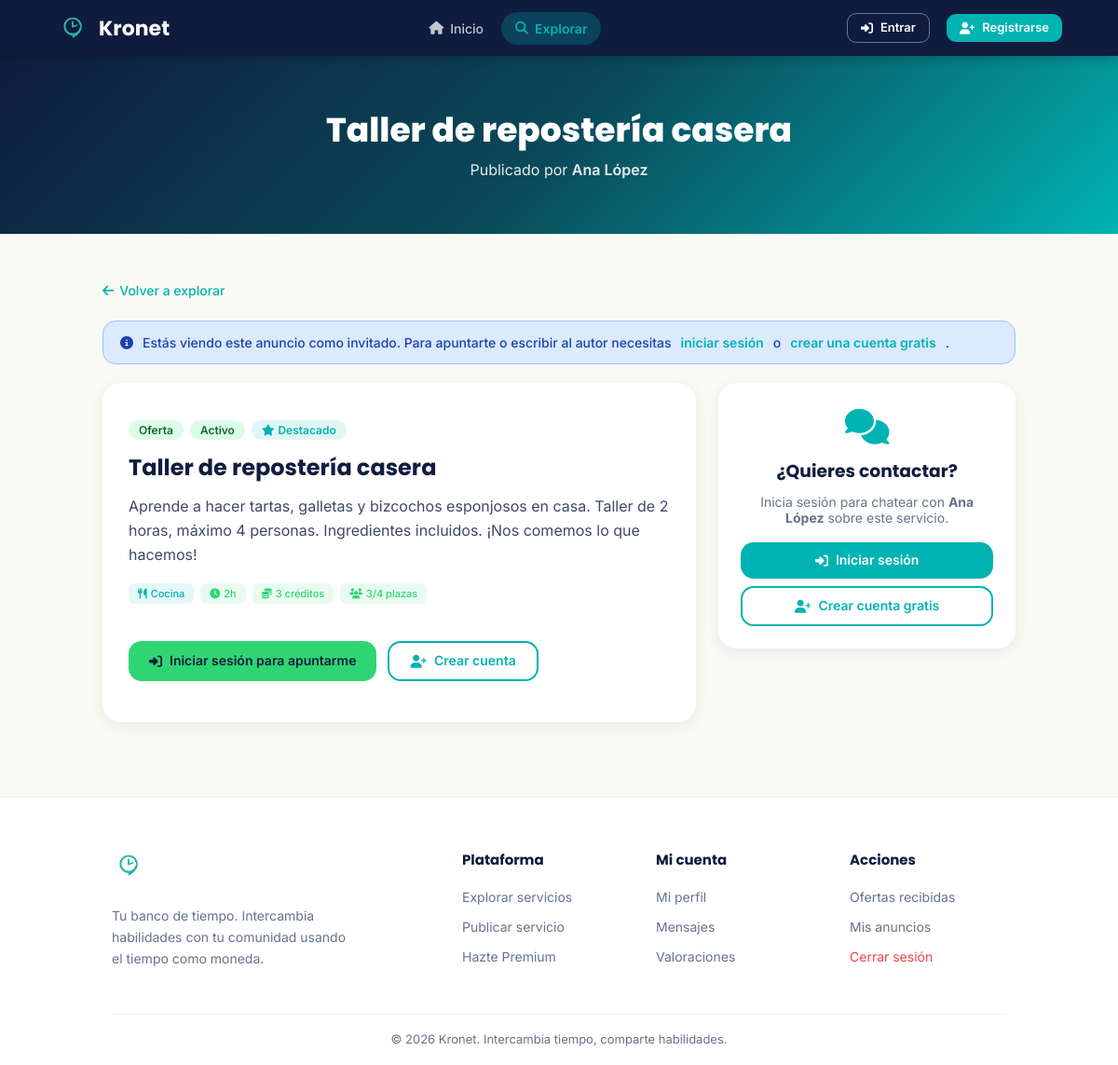
Page /public/anuncios/9 on the committed database.
### tables this page shows
CREATE TABLE anuncios (
    id_anuncio          INT AUTO_INCREMENT PRIMARY KEY,
    id_usuario          INT                     NOT NULL,
    titulo              VARCHAR(255)            NOT NULL,
    descripcion         TEXT,
    tipo_anuncio        VARCHAR(50),                                    
    categoria           VARCHAR(100),
    duracion_estimada   INT                     DEFAULT 1,              
    precio_creditos     INT                     DEFAULT 1,              
    plazas_totales      INT                     DEFAULT 1,              
    plazas_ocupadas     INT                     DEFAULT 0,              
    fecha_publicacion   DATETIME                DEFAULT CURRENT_TIMESTAMP,
    estado              VARCHAR(50)             DEFAULT 'activo',       
    destacado           TINYINT(1)              DEFAULT 0,
    destacado_hasta     DATETIME                DEFAULT NULL,
    imagen              VARCHAR(255)            DEFAULT NULL,

    FOREIGN KEY (id_usuario) REFERENCES usuarios(id_usuario)
        ON DELETE CASCADE
);

CREATE TABLE usuarios (
    id_usuario          INT AUTO_INCREMENT PRIMARY KEY,
    nombre              VARCHAR(100)            NOT NULL,
    email               VARCHAR(150) UNIQUE     NOT NULL,
    contrasenia_hash    VARCHAR(255)            NOT NULL,
    descripcion         TEXT,
    tipo_usuario        VARCHAR(50)             DEFAULT 'registrado',   
    fecha_registro      DATETIME                DEFAULT CURRENT_TIMESTAMP,
    saldo_monedas       INT                     DEFAULT 5,              
    estado_cuenta       VARCHAR(50)             DEFAULT 'activa'        
);

### app/controllers/AnuncioController.php (called while the page is built, shortened)
<?php
require_once __DIR__ . '/../models/Anuncio.php';
require_once __DIR__ . '/../helpers/Categorias.php';
class AnuncioController {
    public function showFicha($id) {
        $anuncio = Anuncio::findByIdConUsuario($id);
        require __DIR__ . '/../views/anuncios/ficha.php';
    }
}

### public/index.php (called while the page is built, shortened)
<?php
    require_once __DIR__ . '/../routes/web.php';
?>

### app/models/Anuncio.php (called while the page is built, shortened)
<?php
require_once __DIR__ . '/../../config/conexion_db.php';
class Anuncio {
    public static function findByIdConUsuario($id) {
        global $pdo;
        $stmt = $pdo->prepare("
            SELECT a.*, u.nombre AS nombre_usuario
            FROM anuncios a
            JOIN usuarios u ON a.id_usuario = u.id_usuario
            WHERE a.id_anuncio = ?
        ");
        $stmt->execute([$id]);
        return $stmt->fetch(PDO::FETCH_ASSOC);
    }
}

### app/helpers/Categorias.php (called while the page is built, shortened)
<?php
class Categorias {
    public static function nombre($slug) {
        return self::LISTA[$slug]['nombre'] ?? ucfirst($slug);
    }
    public static function icono($slug) {
        return self::LISTA[$slug]['icono'] ?? 'fas fa-folder';
    }
}

### app/views/anuncios/ficha.php (the view, shortened to what this page needs)
<?php
require __DIR__ . '/../partials/head.php';
require __DIR__ . '/../partials/navbar.php';
require_once __DIR__ . '/../../helpers/Categorias.php';
$catSlug   = $anuncio['categoria'];
$catNombre = Categorias::nombre($catSlug);
$catIcon   = Categorias::icono($catSlug);
$miId     = $_SESSION['id_usuario'] ?? 0;
$anonimo  = !$miId;
?>
<section class="hero-section hero-compact">
    <h1><?= htmlspecialchars($anuncio['titulo']) ?></h1>
    <p>
        Publicado por
        <?php if ($anonimo): ?>
            <span style="color:white; font-weight:600;"><?= htmlspecialchars($anuncio['nombre_usuario']) ?></span>
        <?php else: ?>
            <a href="/kronet/public/perfil/<?= $anuncio['id_usuario'] ?>" style="color:white; text-decoration:underline;">
                <?= htmlspecialchars($anuncio['nombre_usuario']) ?>
            </a>
        <?php endif; ?>
    </p>
</section>
<div class="page-wrap">
    <a class="back-link" href="/kronet/public/anuncios/buscar"><i class="fas fa-arrow-left"></i> Volver a explorar</a>
    <?php if ($anonimo): ?>
        <div class="flash flash-info">
            <i class="fas fa-info-circle"></i>
            Estás viendo este anuncio como invitado. Para apuntarte o escribir al autor necesitas
            <a href="/kronet/public/login" style="font-weight:600;">iniciar sesión</a> o
            <a href="/kronet/public/register" style="font-weight:600;">crear una cuenta gratis</a>.
        </div>
    <?php endif; ?>
    <div style="display:grid; grid-template-columns: 2fr 1fr; gap:24px; align-items:start;" class="ficha-grid">
        <div class="card">
            <div class="tags-row">
                <span class="badge <?= $anuncio['tipo_anuncio'] === 'oferta' ? 'badge-oferta' : 'badge-demanda' ?>">
                    <?= ucfirst($anuncio['tipo_anuncio']) ?>
                </span>
                <span class="badge badge-<?= $anuncio['estado'] ?>"><?= ucfirst($anuncio['estado']) ?></span>
                <?php if ($anuncio['destacado']): ?>
                    <span class="badge badge-destacado"><i class="fas fa-star"></i> Destacado</span>
                <?php endif; ?>
            </div>
            <h2 style="margin-bottom:12px;"><?= htmlspecialchars($anuncio['titulo']) ?></h2>
            <p style="line-height:1.6; color:rgba(15,28,63,0.8); white-space:pre-wrap; overflow-wrap:break-word; word-break:break-word;"><?= htmlspecialchars($anuncio['descripcion']) ?></p>
            <div class="tags-row" style="margin-top:18px;">
                <span class="tag tag-cat"><i class="<?= $catIcon ?>"></i> <?= htmlspecialchars($catNombre) ?></span>
                <span class="tag"><i class="fas fa-clock"></i> <?= (int)$anuncio['duracion_estimada'] ?>h</span>
                <span class="tag"><i class="fas fa-coins"></i> <?= (int)$anuncio['precio_creditos'] ?> créditos</span>
                <span class="tag"><i class="fas fa-users"></i> <?= (int)$anuncio['plazas_ocupadas'] ?>/<?= (int)$anuncio['plazas_totales'] ?> plazas</span>
            </div>
            <?php if ($anonimo): ?>
                <div class="action-strip" style="margin-top:24px; flex-direction:row;">
                    <a href="/kronet/public/login" class="btn btn-primary">
                        <i class="fas fa-sign-in-alt"></i> Iniciar sesión para apuntarme
                    </a>
                    <a href="/kronet/public/register" class="btn btn-outline">
                        <i class="fas fa-user-plus"></i> Crear cuenta
                    </a>
                </div>
            <?php endif; ?>
        </div>
        <div class="card" style="padding:0; overflow:hidden;">
            <?php if ($anonimo): ?>
                <div style="padding:24px; text-align:center;">
                    <div style="font-size:38px; color:var(--azul-verdoso); margin-bottom:10px;">
                        <i class="fas fa-comments"></i>
                    </div>
                    <h3 style="margin-bottom:10px;">¿Quieres contactar?</h3>
                    <p style="font-size:14px; color:var(--gris-texto); margin-bottom:18px;">
                        Inicia sesión para chatear con <strong><?= htmlspecialchars($anuncio['nombre_usuario']) ?></strong>
                        sobre este servicio.
                    </p>
                    <a href="/kronet/public/login" class="btn btn-secondary btn-block">
                        <i class="fas fa-sign-in-alt"></i> Iniciar sesión
                    </a>
                    <a href="/kronet/public/register" class="btn btn-outline btn-block" style="margin-top:8px;">
                        <i class="fas fa-user-plus"></i> Crear cuenta gratis
                    </a>
                </div>
            <?php endif; ?>
        </div>
    </div>
</div>
<?php require __DIR__ . '/../partials/footer.php'; ?>

### public/assets/css/kronet.css (style rules this page uses)
:root { --azul-profundo: #0F1C3F; --azul-medio: #0a4a5a; --azul-verdoso: #00B3B3; --verde-azulado: #2ED573; --blanco-marfil: #FAFAF5; --gris-suave: #BFC5D2; --gris-claro: #E2E8F0; --gris-texto: #64748b; --gradiente-kronet: linear-gradient(135deg, var(--azul-profundo), var(--azul-verdoso)); --gradiente-hero: linear-gradient(135deg, #0F1C3F 0%, #0a4a5a 50%, #00B3B3 100%); --sombra: 0 4px 15px rgba(15, 28, 63, 0.08); --sombra-media: 0 8px 25px rgba(15, 28, 63, 0.12); --radio: 14px; --radio-lg: 20px; }
*, *::before, *::after { margin: 0; padding: 0; box-sizing: border-box; }
html { scroll-behavior: smooth; }
body { font-family: 'Inter', sans-serif; background-color: var(--blanco-marfil); color: var(--azul-profundo); font-size: 16px; min-height: 100vh; display: flex; flex-direction: column; }
a { color: var(--azul-verdoso); text-decoration: none; transition: opacity 0.2s; }
h1, h2, h3, h4, h5, .logo-text { font-family: 'Poppins', sans-serif; font-weight: 700; color: var(--azul-profundo); }
.hero-section { background: var(--gradiente-hero); color: white; padding: 100px 5% 90px; text-align: center; }
.hero-section.hero-compact { padding: 60px 5% 55px; }
.hero-section h1 { font-size: 52px; color: white; margin-bottom: 18px; line-height: 1.12; font-weight: 800; }
.hero-section.hero-compact h1 { font-size: 36px; margin-bottom: 10px; }
.hero-section p { font-size: 18px; max-width: 620px; margin: 0 auto 32px; opacity: 0.9; color: white; line-height: 1.6; }
.hero-section.hero-compact p { font-size: 16px; margin-bottom: 0; }
.btn { display: inline-flex; align-items: center; justify-content: center; gap: 8px; padding: 11px 22px; border-radius: var(--radio); border: none; cursor: pointer; font-weight: 600; font-family: 'Inter', sans-serif; font-size: 14px; transition: transform 0.2s, filter 0.2s, box-shadow 0.2s; text-decoration: none; line-height: 1.2; }
.btn-primary { background: var(--verde-azulado); color: var(--azul-profundo); }
.btn-secondary { background: var(--azul-verdoso); color: white; }
.btn-outline { background: transparent; border: 2px solid var(--azul-verdoso); color: var(--azul-verdoso); }
.btn-block { width: 100%; }
.flash { padding: 14px 18px; border-radius: var(--radio); font-size: 14px; font-weight: 500; margin-bottom: 20px; display: flex; align-items: center; gap: 10px; }
.flash-info { background: #dbeafe; color: #1e40af; border: 1px solid #93c5fd; }
.badge { display: inline-flex; align-items: center; gap: 4px; padding: 3px 11px; border-radius: 20px; font-size: 12px; font-weight: 600; }
.badge-oferta { background: #dcfce7; color: #166534; }
.badge-activo { background: #dcfce7; color: #166534; }
.badge-destacado { background: rgba(0,179,179,0.12); color: var(--azul-verdoso); }
.card { background: white; border-radius: var(--radio-lg); box-shadow: var(--sombra); padding: 28px; }
.page-wrap, .page-wrap-wide { width: 100%; margin: 0 auto; padding: 50px 5% 80px; }
.page-wrap { max-width: 1100px; }
.back-link { display: inline-flex; align-items: center; gap: 6px; color: var(--azul-verdoso); font-size: 14px; font-weight: 500; margin-bottom: 24px; text-decoration: none; }
.tags-row { display: flex; gap: 7px; flex-wrap: wrap; margin: 12px 0; }
.tag { background-color: rgba(46, 213, 115, 0.1); color: var(--verde-azulado); font-size: 11px; padding: 4px 10px; border-radius: 6px; font-weight: 500; display: inline-flex; align-items: center; gap: 4px; }
.tag-cat { background: rgba(0,179,179,0.1); color: var(--azul-verdoso); }
.action-strip { display: flex; gap: 10px; flex-direction: column; margin-top: 8px; }
.action-strip { display: flex; gap: 12px; flex-wrap: wrap; padding: 16px 0; }

### rows in the picture
anuncios: titulo "Taller de repostería casera", id_usuario.nombre "Ana López", tipo_anuncio "Oferta", estado "Activo", descripcion "Aprende a hacer tartas, galletas y bizcochos esponjosos en casa. Taller de 2 horas, máximo 4 personas. Ingredientes incluidos. ¡Nos comemos lo que hacemos!", categoria "Cocina", duracion_estimada "2", precio_creditos "3", plazas_ocupadas "3", plazas_totales "4"

### other values in the picture
$label "Inicio Explorar"
